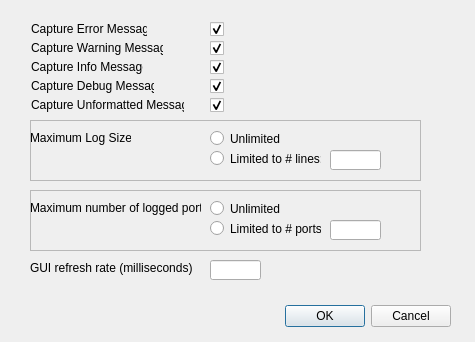
<?xml version="1.0" encoding="UTF-8"?>
<ui version="4.0">
 <class>advanced_dialog</class>
 <widget class="QDialog" name="advanced_dialog">
  <property name="windowModality">
   <enum>Qt::WindowModal</enum>
  </property>
  <property name="geometry">
   <rect>
    <x>0</x>
    <y>0</y>
    <width>475</width>
    <height>342</height>
   </rect>
  </property>
  <property name="windowTitle">
   <string>Advanced Logger Options</string>
  </property>
  <widget class="QDialogButtonBox" name="buttonBox">
   <property name="geometry">
    <rect>
     <x>110</x>
     <y>300</y>
     <width>341</width>
     <height>32</height>
    </rect>
   </property>
   <property name="orientation">
    <enum>Qt::Horizontal</enum>
   </property>
   <property name="standardButtons">
    <set>QDialogButtonBox::Cancel|QDialogButtonBox::Ok</set>
   </property>
  </widget>
  <widget class="QFrame" name="formFrame">
   <property name="geometry">
    <rect>
     <x>30</x>
     <y>20</y>
     <width>421</width>
     <height>271</height>
    </rect>
   </property>
   <widget class="QLabel" name="label_4">
    <property name="geometry">
     <rect>
      <x>1</x>
      <y>1</y>
      <width>116</width>
      <height>16</height>
     </rect>
    </property>
    <property name="text">
     <string>Capture Error Messages</string>
    </property>
   </widget>
   <widget class="QCheckBox" name="cap_error">
    <property name="geometry">
     <rect>
      <x>180</x>
      <y>1</y>
      <width>16</width>
      <height>16</height>
     </rect>
    </property>
    <property name="layoutDirection">
     <enum>Qt::LeftToRight</enum>
    </property>
    <property name="text">
     <string/>
    </property>
    <property name="checked">
     <bool>true</bool>
    </property>
   </widget>
   <widget class="QLabel" name="label_5">
    <property name="geometry">
     <rect>
      <x>1</x>
      <y>20</y>
      <width>132</width>
      <height>16</height>
     </rect>
    </property>
    <property name="text">
     <string>Capture Warning Messages</string>
    </property>
   </widget>
   <widget class="QCheckBox" name="cap_warning">
    <property name="geometry">
     <rect>
      <x>180</x>
      <y>20</y>
      <width>16</width>
      <height>16</height>
     </rect>
    </property>
    <property name="layoutDirection">
     <enum>Qt::LeftToRight</enum>
    </property>
    <property name="text">
     <string/>
    </property>
    <property name="checked">
     <bool>true</bool>
    </property>
   </widget>
   <widget class="QLabel" name="label_6">
    <property name="geometry">
     <rect>
      <x>1</x>
      <y>39</y>
      <width>112</width>
      <height>16</height>
     </rect>
    </property>
    <property name="text">
     <string>Capture Info Messages</string>
    </property>
   </widget>
   <widget class="QCheckBox" name="cap_info">
    <property name="geometry">
     <rect>
      <x>180</x>
      <y>39</y>
      <width>16</width>
      <height>16</height>
     </rect>
    </property>
    <property name="layoutDirection">
     <enum>Qt::LeftToRight</enum>
    </property>
    <property name="text">
     <string/>
    </property>
    <property name="checked">
     <bool>true</bool>
    </property>
   </widget>
   <widget class="QLabel" name="label_7">
    <property name="geometry">
     <rect>
      <x>1</x>
      <y>58</y>
      <width>123</width>
      <height>16</height>
     </rect>
    </property>
    <property name="text">
     <string>Capture Debug Messages</string>
    </property>
   </widget>
   <widget class="QCheckBox" name="cap_debug">
    <property name="geometry">
     <rect>
      <x>180</x>
      <y>58</y>
      <width>16</width>
      <height>16</height>
     </rect>
    </property>
    <property name="layoutDirection">
     <enum>Qt::LeftToRight</enum>
    </property>
    <property name="text">
     <string/>
    </property>
    <property name="checked">
     <bool>true</bool>
    </property>
   </widget>
   <widget class="QLabel" name="label_8">
    <property name="geometry">
     <rect>
      <x>1</x>
      <y>77</y>
      <width>153</width>
      <height>16</height>
     </rect>
    </property>
    <property name="text">
     <string>Capture Unformatted Messages</string>
    </property>
   </widget>
   <widget class="QCheckBox" name="cap_unformatted">
    <property name="geometry">
     <rect>
      <x>180</x>
      <y>77</y>
      <width>16</width>
      <height>16</height>
     </rect>
    </property>
    <property name="layoutDirection">
     <enum>Qt::LeftToRight</enum>
    </property>
    <property name="text">
     <string/>
    </property>
    <property name="checked">
     <bool>true</bool>
    </property>
   </widget>
   <widget class="QLabel" name="label_2">
    <property name="geometry">
     <rect>
      <x>1</x>
      <y>96</y>
      <width>16</width>
      <height>16</height>
     </rect>
    </property>
    <property name="text">
     <string/>
    </property>
   </widget>
   <widget class="QFrame" name="frame">
    <property name="geometry">
     <rect>
      <x>0</x>
      <y>100</y>
      <width>391</width>
      <height>61</height>
     </rect>
    </property>
    <property name="frameShape">
     <enum>QFrame::StyledPanel</enum>
    </property>
    <property name="frameShadow">
     <enum>QFrame::Raised</enum>
    </property>
    <widget class="QRadioButton" name="radio_log_unlimited">
     <property name="geometry">
      <rect>
       <x>180</x>
       <y>10</y>
       <width>82</width>
       <height>17</height>
      </rect>
     </property>
     <property name="text">
      <string>Unlimited</string>
     </property>
    </widget>
    <widget class="QRadioButton" name="radio_log_limited">
     <property name="geometry">
      <rect>
       <x>180</x>
       <y>30</y>
       <width>111</width>
       <height>17</height>
      </rect>
     </property>
     <property name="text">
      <string>Limited to # lines:</string>
     </property>
    </widget>
    <widget class="QLineEdit" name="log_max_size">
     <property name="geometry">
      <rect>
       <x>300</x>
       <y>30</y>
       <width>51</width>
       <height>20</height>
      </rect>
     </property>
    </widget>
    <widget class="QLabel" name="label_3">
     <property name="geometry">
      <rect>
       <x>0</x>
       <y>10</y>
       <width>101</width>
       <height>16</height>
      </rect>
     </property>
     <property name="text">
      <string>Maximum Log Size:</string>
     </property>
    </widget>
   </widget>
   <widget class="QFrame" name="frame_2">
    <property name="geometry">
     <rect>
      <x>0</x>
      <y>170</y>
      <width>391</width>
      <height>61</height>
     </rect>
    </property>
    <property name="frameShape">
     <enum>QFrame::StyledPanel</enum>
    </property>
    <property name="frameShadow">
     <enum>QFrame::Raised</enum>
    </property>
    <widget class="QLabel" name="label_9">
     <property name="geometry">
      <rect>
       <x>0</x>
       <y>10</y>
       <width>171</width>
       <height>16</height>
      </rect>
     </property>
     <property name="text">
      <string>Maximum number of logged ports:</string>
     </property>
    </widget>
    <widget class="QLineEdit" name="ports_max_size">
     <property name="geometry">
      <rect>
       <x>300</x>
       <y>30</y>
       <width>51</width>
       <height>20</height>
      </rect>
     </property>
    </widget>
    <widget class="QRadioButton" name="radio_ports_limited">
     <property name="geometry">
      <rect>
       <x>180</x>
       <y>30</y>
       <width>111</width>
       <height>17</height>
      </rect>
     </property>
     <property name="text">
      <string>Limited to # ports:</string>
     </property>
    </widget>
    <widget class="QRadioButton" name="radio_ports_unlimited">
     <property name="geometry">
      <rect>
       <x>180</x>
       <y>10</y>
       <width>82</width>
       <height>17</height>
      </rect>
     </property>
     <property name="text">
      <string>Unlimited</string>
     </property>
    </widget>
   </widget>
   <widget class="QLabel" name="label_10">
    <property name="geometry">
     <rect>
      <x>0</x>
      <y>240</y>
      <width>171</width>
      <height>16</height>
     </rect>
    </property>
    <property name="text">
     <string>GUI refresh rate (milliseconds)</string>
    </property>
   </widget>
   <widget class="QLineEdit" name="refresh_rate">
    <property name="geometry">
     <rect>
      <x>180</x>
      <y>240</y>
      <width>51</width>
      <height>20</height>
     </rect>
    </property>
   </widget>
   <zorder>frame_2</zorder>
   <zorder>frame</zorder>
   <zorder>label_4</zorder>
   <zorder>cap_error</zorder>
   <zorder>label_5</zorder>
   <zorder>cap_warning</zorder>
   <zorder>label_6</zorder>
   <zorder>cap_info</zorder>
   <zorder>label_7</zorder>
   <zorder>cap_debug</zorder>
   <zorder>label_8</zorder>
   <zorder>cap_unformatted</zorder>
   <zorder>label_2</zorder>
   <zorder>label_10</zorder>
   <zorder>refresh_rate</zorder>
  </widget>
 </widget>
 <resources/>
 <connections>
  <connection>
   <sender>buttonBox</sender>
   <signal>accepted()</signal>
   <receiver>advanced_dialog</receiver>
   <slot>accept()</slot>
   <hints>
    <hint type="sourcelabel">
     <x>248</x>
     <y>254</y>
    </hint>
    <hint type="destinationlabel">
     <x>157</x>
     <y>274</y>
    </hint>
   </hints>
  </connection>
  <connection>
   <sender>buttonBox</sender>
   <signal>rejected()</signal>
   <receiver>advanced_dialog</receiver>
   <slot>reject()</slot>
   <hints>
    <hint type="sourcelabel">
     <x>316</x>
     <y>260</y>
    </hint>
    <hint type="destinationlabel">
     <x>286</x>
     <y>274</y>
    </hint>
   </hints>
  </connection>
 </connections>
</ui>
